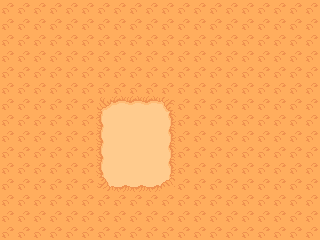

The image is a tile-based game level rendered from a .tmx file. Its description and complete source (layers, tilesets, objects, tile grids) follow:
An orthogonal 20x15 tile map with 16x16 px tiles, 1 tile layer (Capa de patrones 1).

<map version="1.10" tiledversion="1.12.2" orientation="orthogonal" renderorder="right-down" width="20" height="15" tilewidth="16" tileheight="16" infinite="0" nextlayerid="2" nextobjectid="1">
 <tileset firstgid="1" name="TilesetFloor" tilewidth="16" tileheight="16" tilecount="572" columns="22">
  <image source="../ninja_adventure/Backgrounds/Tilesets/TilesetFloor.png" width="352" height="417" />
 </tileset>
 <layer id="1" name="Capa de patrones 1" width="20" height="15">
  <data encoding="csv">
113,113,113,113,113,113,113,113,113,113,113,113,113,113,113,113,113,113,113,113,
113,113,113,113,113,113,113,113,113,113,113,113,113,113,113,113,113,113,113,113,
113,113,113,113,113,113,113,113,113,113,113,113,113,113,113,113,113,113,113,113,
113,113,113,113,113,113,113,113,113,113,113,113,113,113,113,113,113,113,113,113,
113,113,113,113,113,113,113,113,113,113,113,113,113,113,113,113,113,113,113,113,
113,113,113,113,113,113,113,113,113,113,113,113,113,113,113,113,113,113,113,113,
113,113,113,113,113,113,1,2,2,2,3,113,113,113,113,113,113,113,113,113,
113,113,113,113,113,113,23,24,24,24,25,113,113,113,113,113,113,113,113,113,
113,113,113,113,113,113,23,24,24,24,25,113,113,113,113,113,113,113,113,113,
113,113,113,113,113,113,23,24,24,24,25,113,113,113,113,113,113,113,113,113,
113,113,113,113,113,113,23,24,24,24,25,113,113,113,113,113,113,113,113,113,
113,113,113,113,113,113,45,46,46,46,47,113,113,113,113,113,113,113,113,113,
113,113,113,113,113,113,113,113,113,113,113,113,113,113,113,113,113,113,113,113,
113,113,113,113,113,113,113,113,113,113,113,113,113,113,113,113,113,113,113,113,
113,113,113,113,113,113,113,113,113,113,113,113,113,113,113,113,113,113,113,113
</data>
 </layer>
</map>
